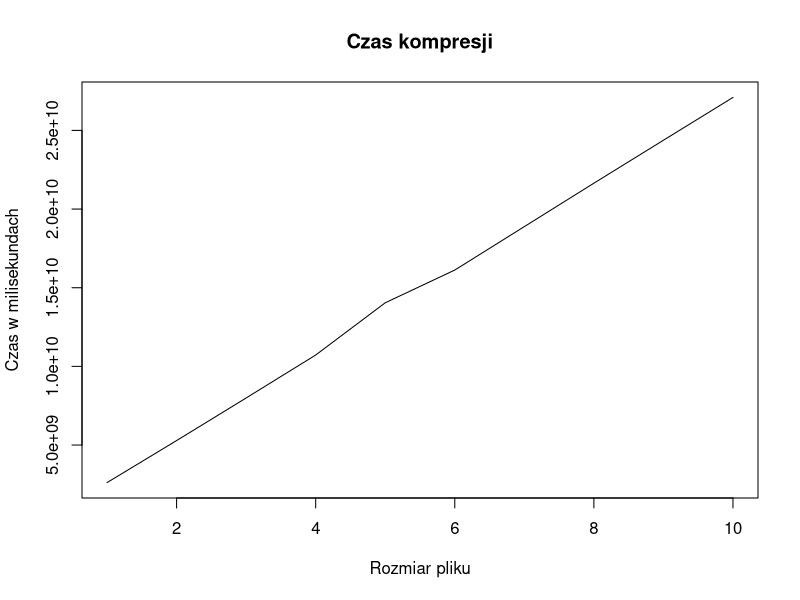
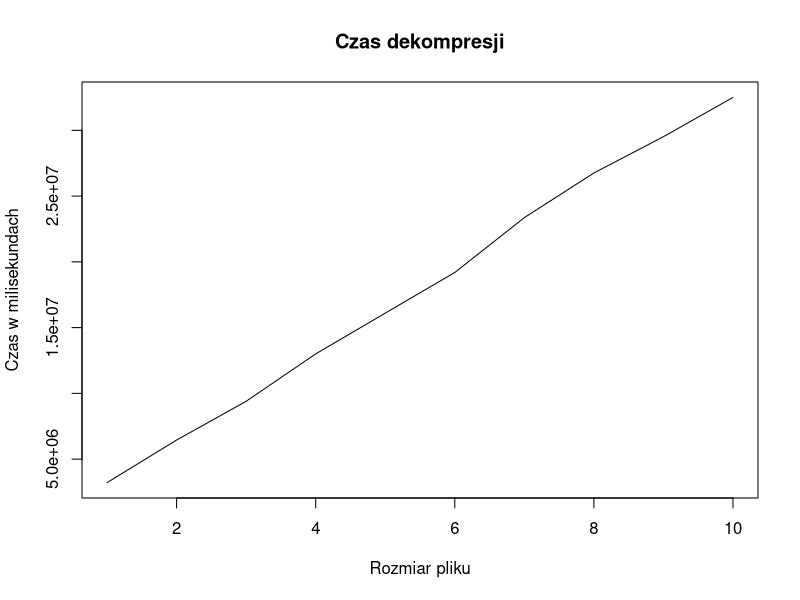
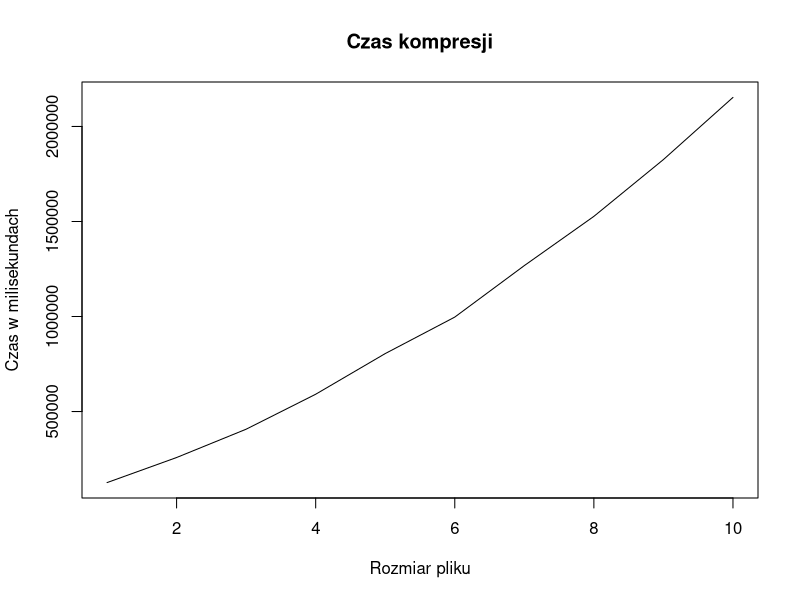
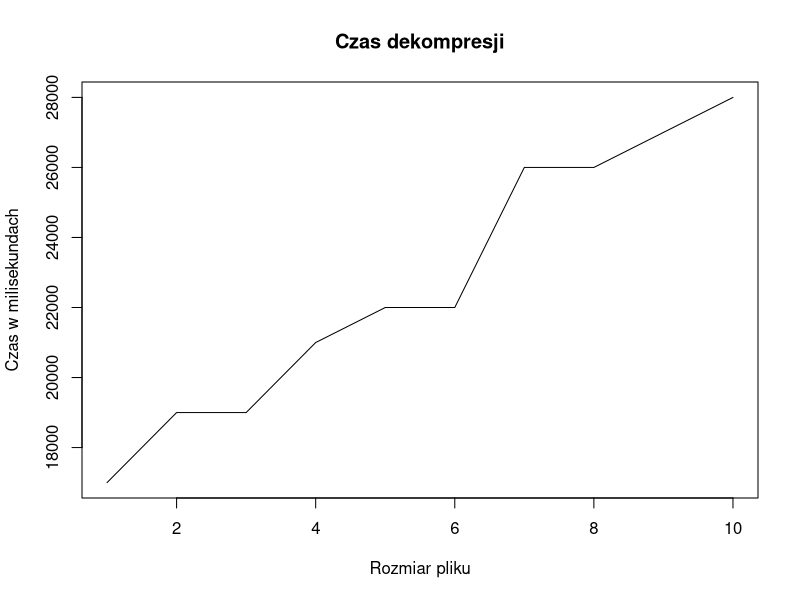
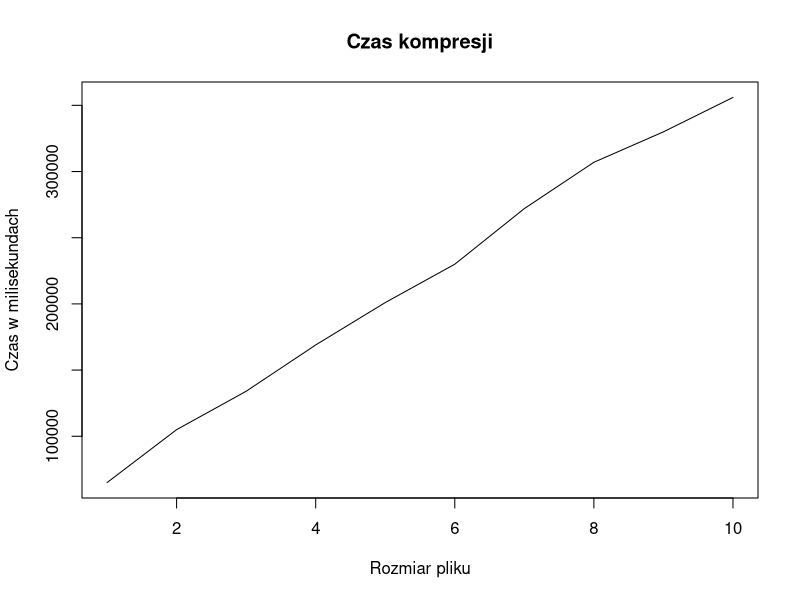
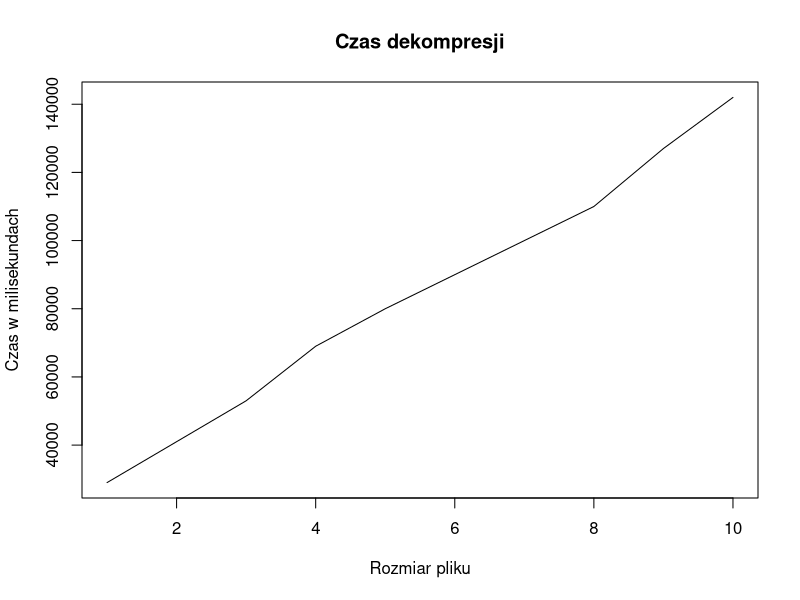
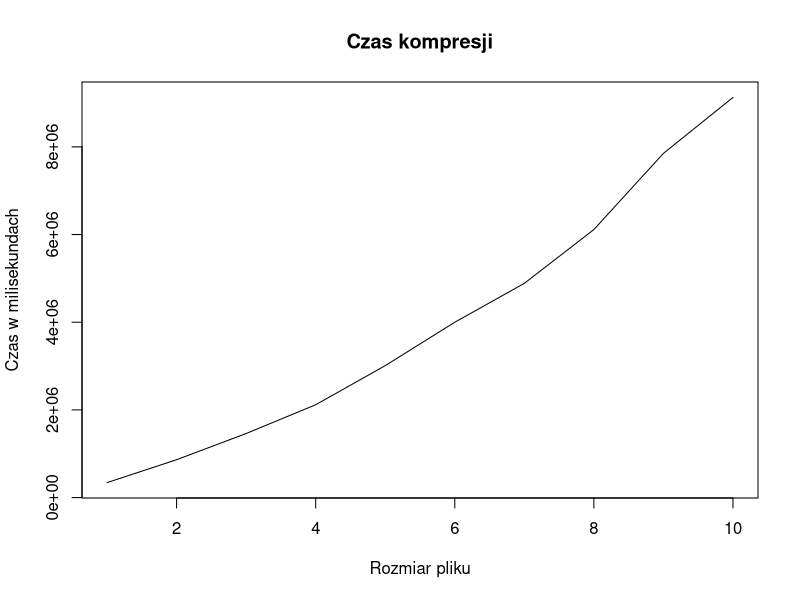
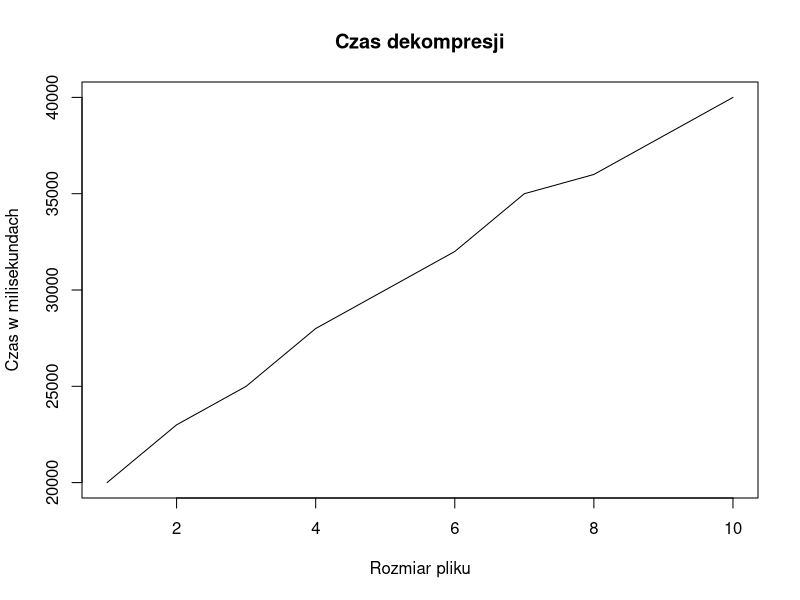

Write R code to recreate these figures, in order.
## ---- chunk 1
knitr::opts_chunk$set(echo = TRUE)
data <- read.csv('test_results.csv', header = TRUE, row.names = NULL)
data <- data[,1:6]
data$decompression.in.miliseconds <- floor((data$decompression.in.miliseconds * data$file)/10)
data$row.names <-unlist(lapply(strsplit(data[,1],'/'), function(x)
{
  return(x[length(x)])
}))
opisy <- c('Treść ksiązki "Hobbit, czyli tam i z powrotem" w języku angielskim.',
           'Treść inwokacji z "Pana Tadeusza".',
           'Losowy ciąg znaków.',
           'Tekst składający się z łacińskich i quasi-łacińskich wyrazów tosowany do demonstracji krojów pisma, kompozycji kolumny     itp.',
           'Kod źródłowy strony MINI PW.',
           'Losowy ciąg znaków.',
           'Rozszerzenie liczby pi w postaci binarnej.',
           'Rozszerzenie liczby pi w postaci dziesiętnej.',
           'Powtarzający się alfabet łaciński.',
           'Kod źródłowy witryny youtube.com.')
## ---- chunk 2
filenames <- sort(unique(data$row.names))
for(i in 1:10)
{
  cat(paste('\n\n## ', filenames[i], '\n\n'))
  cat(paste(opisy[i], '\n\n'))
  subset <- data[data$row.names==filenames[i], ]
  plot(subset$file, subset$file.part.indicator, type = 'l', xlab = 'Rozmiar pliku', ylab='Czas w milisekundach', main='Czas kompresji')
  plot(subset$file, subset$compression.in.miliseconds, type='l', xlab = 'Rozmiar pliku', ylab='Czas w milisekundach', main='Czas dekompresji')
  cat('\\pagebreak')
}
